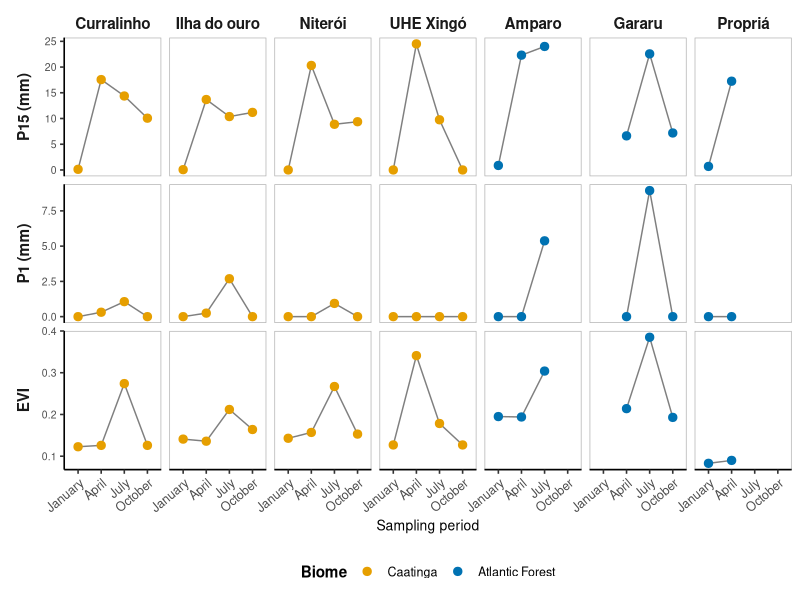
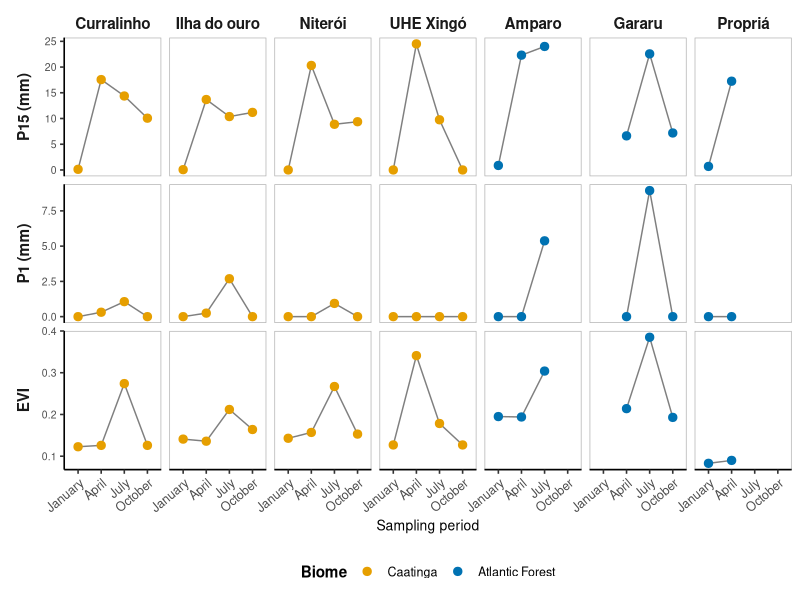
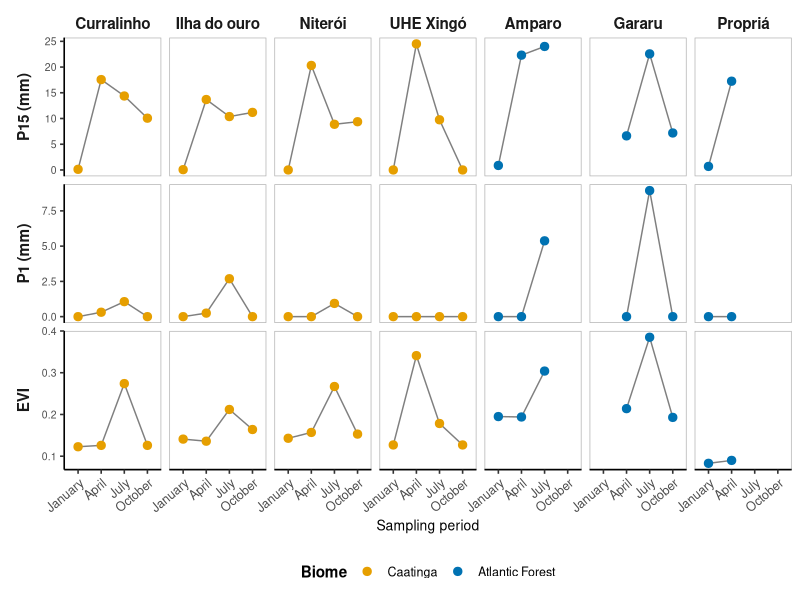

These figures' R source, in order:

# ============================================================
# Environmental characteristics – multi-panel figure
# 3 variables (P15, P1, EVI) × 7 sites, faceted by site
# Sites grouped and labelled by biome
# ============================================================

library(ggplot2)
library(dplyr)
library(tidyr)

# ------------------------------------------------------------
# 1. Enter data
# ------------------------------------------------------------
env <- data.frame(
  Biome = c(
    rep("Caatinga", 16),
    rep("Atlantic Forest", 8)
  ),
  Site = c(
    rep("Curralinho", 4),
    rep("Ilha do ouro", 4),
    rep("Niterói", 4),
    rep("UHE Xingó", 4),
    rep("Amparo", 3),
    rep("Gararu", 3),
    rep("Propriá", 2)
  ),
  Month = c(
    "January","July","October","April",          # Curralinho (note: April missing, using order from table)
    "January","April","July","October",          # Ilha do ouro
    "January","April","July","October",          # Niterói
    "January","April","July","October",          # UHE Xingó
    "January","April","July",                    # Amparo
    "April","July","October",                    # Gararu
    "January","April"                            # Propriá (July missing from table)
  ),
  P15 = c(
    0.125, 14.375, 10.063, 17.563,
    0.063, 13.688, 10.375, 11.188,
    0.000, 20.313,  8.875,  9.375,
    0.000, 24.500,  9.750,  0.000,
    0.875, 22.313, 24.000,
    6.625, 22.563,  7.188,
    0.688, 17.250
  ),
  P1 = c(
    0.000,  1.063,  0.000,  0.313,
    0.000,  0.250,  2.688,  0.000,
    0.000,  0.000,  0.938,  0.000,
    0.000,  0.000,  0.000,  0.000,
    0.000,  0.000,  5.375,
    0.000,  8.938,  0.000,
    0.000,  0.000
  ),
  EVI = c(
    0.1227, 0.2740, 0.1260, 0.1260,
    0.1410, 0.1360, 0.2120, 0.1640,
    0.1430, 0.1570, 0.2670, 0.1530,
    0.1270, 0.3410, 0.1784, 0.1270,
    0.1950, 0.1940, 0.3040,
    0.2140, 0.3850, 0.1930,
    0.0830, 0.0900
  )
)

# Fix month order
env$Month <- factor(env$Month,
                    levels = c("January","April","July","October"))

# Site order: Caatinga first, then Atlantic Forest
env$Site <- factor(env$Site, levels = c(
  "Curralinho", "Ilha do ouro", "Niterói", "UHE Xingó",
  "Amparo", "Gararu", "Propriá"
))

env$Biome <- factor(env$Biome,
                    levels = c("Caatinga", "Atlantic Forest"))

# ------------------------------------------------------------
# 2. Reshape to long for faceting by variable
# ------------------------------------------------------------
long <- env %>%
  pivot_longer(cols = c(P15, P1, EVI),
               names_to = "Variable",
               values_to = "Value") %>%
  mutate(Variable = factor(Variable,
                           levels = c("P15", "P1", "EVI"),
                           labels = c(
                             "P15 (mm)",
                             "P1 (mm)",
                             "EVI"
                           )))

# ------------------------------------------------------------
# 3. Plot
# ------------------------------------------------------------
pppp <- ggplot(long, aes(x = Month, y = Value, group = 1)) +
  
  geom_line(colour = "grey50", linewidth = 0.5, na.rm = TRUE) +
  geom_point(aes(colour = Biome), size = 2.5, na.rm = TRUE) +
  
  facet_grid(Variable ~ Site, scales = "free_y", switch = "y") +
  
  scale_colour_manual(
    values = c("Caatinga" = "#E69F00",
               "Atlantic Forest" = "#0072B2"),
    name = "Biome"
  ) +
  
  scale_x_discrete(drop = FALSE) +
  
  labs(x = "Sampling period", y = NULL) +
  
  theme_classic(base_size = 12) +
  theme(
    strip.background   = element_blank(),
    strip.text.x       = element_text(face = "bold", size = 11),
    strip.text.y.left  = element_text(face = "bold", size = 11,
                                      angle = 90),
    strip.placement    = "outside",
    axis.text.x        = element_text(angle = 40, hjust = 1, size = 9),
    axis.text.y        = element_text(size = 7.5),
    axis.title.x       = element_text(size = 10),
    legend.position    = "bottom",
    legend.title       = element_text(face = "bold", size = 11),
    legend.text        = element_text(size = 9),
    panel.border       = element_rect(colour = "grey70", fill = NA,
                                      linewidth = 0.5),
    panel.spacing      = unit(0.4, "lines")
  )
pppp
# ------------------------------------------------------------
# 4. Save
# ------------------------------------------------------------
ggsave("Fig2_1_env_characteristics.png", plot = pppp,
       width = 13, height = 6, dpi = 300, bg = "white")

ggsave("Fig2_1_env_characteristics.pdf", plot = pppp,
       width = 13, height = 6, bg = "white")
